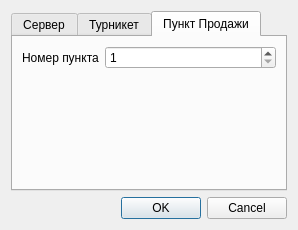
<?xml version="1.0" encoding="UTF-8"?>
<ui version="4.0">
 <class>SettingsDialog</class>
 <widget class="QDialog" name="SettingsDialog">
  <property name="geometry">
   <rect>
    <x>0</x>
    <y>0</y>
    <width>298</width>
    <height>230</height>
   </rect>
  </property>
  <property name="windowTitle">
   <string>Dialog</string>
  </property>
  <layout class="QVBoxLayout" name="verticalLayout">
   <item>
    <widget class="QTabWidget" name="tabWidget">
     <property name="tabPosition">
      <enum>QTabWidget::North</enum>
     </property>
     <property name="tabShape">
      <enum>QTabWidget::Rounded</enum>
     </property>
     <property name="currentIndex">
      <number>2</number>
     </property>
     <widget class="QWidget" name="server_tab">
      <attribute name="title">
       <string>Сервер</string>
      </attribute>
      <layout class="QFormLayout" name="formLayout">
       <item row="0" column="0">
        <widget class="QLabel" name="label">
         <property name="text">
          <string>Адрес сервера</string>
         </property>
         <property name="buddy">
          <cstring>server_hostname_line_edit</cstring>
         </property>
        </widget>
       </item>
       <item row="0" column="1">
        <widget class="QLineEdit" name="server_hostname_line_edit">
         <property name="text">
          <string/>
         </property>
         <property name="placeholderText">
          <string>Server@gss.uz</string>
         </property>
        </widget>
       </item>
       <item row="1" column="0">
        <widget class="QLabel" name="label_2">
         <property name="enabled">
          <bool>true</bool>
         </property>
         <property name="text">
          <string>Логин пользователя</string>
         </property>
         <property name="buddy">
          <cstring>server_login_line_edit</cstring>
         </property>
        </widget>
       </item>
       <item row="1" column="1">
        <widget class="QLineEdit" name="server_login_line_edit">
         <property name="enabled">
          <bool>true</bool>
         </property>
         <property name="text">
          <string/>
         </property>
         <property name="placeholderText">
          <string>root</string>
         </property>
        </widget>
       </item>
       <item row="2" column="0">
        <widget class="QLabel" name="label_3">
         <property name="enabled">
          <bool>true</bool>
         </property>
         <property name="text">
          <string>Пароль</string>
         </property>
         <property name="buddy">
          <cstring>server_password_line_edit</cstring>
         </property>
        </widget>
       </item>
       <item row="2" column="1">
        <widget class="QLineEdit" name="server_password_line_edit">
         <property name="enabled">
          <bool>true</bool>
         </property>
         <property name="text">
          <string/>
         </property>
         <property name="echoMode">
          <enum>QLineEdit::Password</enum>
         </property>
         <property name="clearButtonEnabled">
          <bool>true</bool>
         </property>
        </widget>
       </item>
       <item row="3" column="0">
        <widget class="QLabel" name="label_4">
         <property name="text">
          <string>Порт</string>
         </property>
         <property name="buddy">
          <cstring>server_port_spin_box</cstring>
         </property>
        </widget>
       </item>
       <item row="3" column="1">
        <widget class="QSpinBox" name="server_port_spin_box">
         <property name="maximum">
          <number>99999</number>
         </property>
         <property name="singleStep">
          <number>10</number>
         </property>
         <property name="value">
          <number>3306</number>
         </property>
        </widget>
       </item>
      </layout>
     </widget>
     <widget class="QWidget" name="tab">
      <attribute name="title">
       <string>Турникет</string>
      </attribute>
      <layout class="QVBoxLayout" name="verticalLayout_2">
       <item>
        <widget class="QGroupBox" name="groupBox">
         <property name="title">
          <string>Выход</string>
         </property>
         <layout class="QFormLayout" name="formLayout_2">
          <item row="0" column="0">
           <widget class="QLabel" name="label_5">
            <property name="text">
             <string>Адрес</string>
            </property>
            <property name="buddy">
             <cstring>server_hostname_line_edit</cstring>
            </property>
           </widget>
          </item>
          <item row="0" column="1">
           <widget class="QLineEdit" name="bareer_hostname_edit">
            <property name="text">
             <string/>
            </property>
           </widget>
          </item>
          <item row="1" column="0">
           <widget class="QLabel" name="label_6">
            <property name="text">
             <string>Порт</string>
            </property>
            <property name="buddy">
             <cstring>server_port_spin_box</cstring>
            </property>
           </widget>
          </item>
          <item row="1" column="1">
           <widget class="QSpinBox" name="bareer_port_spin">
            <property name="maximum">
             <number>99999</number>
            </property>
            <property name="singleStep">
             <number>10</number>
            </property>
            <property name="value">
             <number>3306</number>
            </property>
           </widget>
          </item>
         </layout>
        </widget>
       </item>
      </layout>
     </widget>
     <widget class="QWidget" name="tab_2">
      <attribute name="title">
       <string>Пункт Продажи</string>
      </attribute>
      <layout class="QFormLayout" name="formLayout_3">
       <item row="0" column="0">
        <widget class="QLabel" name="label_7">
         <property name="text">
          <string>Номер пункта</string>
         </property>
         <property name="buddy">
          <cstring>server_port_spin_box</cstring>
         </property>
        </widget>
       </item>
       <item row="0" column="1">
        <widget class="QSpinBox" name="selling_ponit_edit">
         <property name="minimum">
          <number>1</number>
         </property>
         <property name="maximum">
          <number>99</number>
         </property>
         <property name="singleStep">
          <number>1</number>
         </property>
         <property name="value">
          <number>1</number>
         </property>
        </widget>
       </item>
      </layout>
     </widget>
    </widget>
   </item>
   <item>
    <widget class="QDialogButtonBox" name="buttonBox">
     <property name="orientation">
      <enum>Qt::Horizontal</enum>
     </property>
     <property name="standardButtons">
      <set>QDialogButtonBox::Cancel|QDialogButtonBox::Ok</set>
     </property>
     <property name="centerButtons">
      <bool>false</bool>
     </property>
    </widget>
   </item>
  </layout>
 </widget>
 <resources/>
 <connections>
  <connection>
   <sender>buttonBox</sender>
   <signal>accepted()</signal>
   <receiver>SettingsDialog</receiver>
   <slot>accept()</slot>
   <hints>
    <hint type="sourcelabel">
     <x>236</x>
     <y>237</y>
    </hint>
    <hint type="destinationlabel">
     <x>157</x>
     <y>274</y>
    </hint>
   </hints>
  </connection>
  <connection>
   <sender>buttonBox</sender>
   <signal>rejected()</signal>
   <receiver>SettingsDialog</receiver>
   <slot>reject()</slot>
   <hints>
    <hint type="sourcelabel">
     <x>268</x>
     <y>237</y>
    </hint>
    <hint type="destinationlabel">
     <x>286</x>
     <y>274</y>
    </hint>
   </hints>
  </connection>
 </connections>
</ui>
